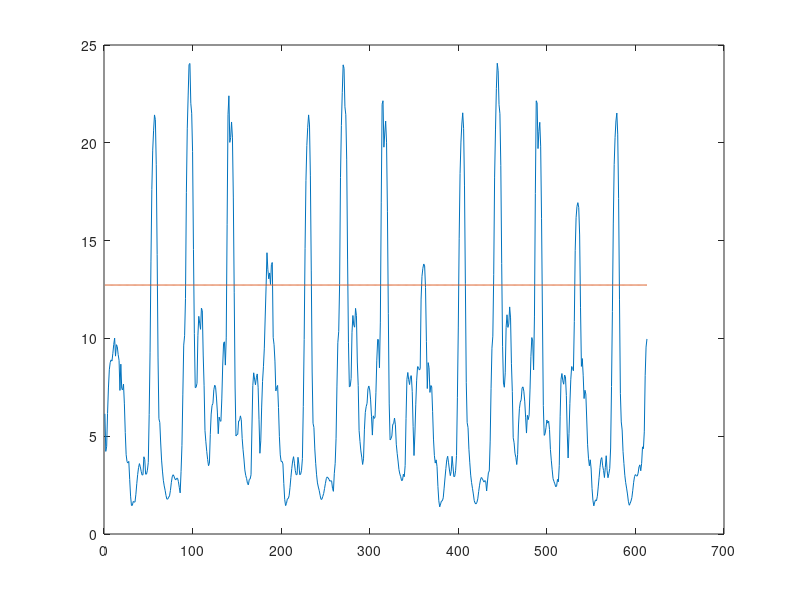

MATLAB code to generate this figure: (Note: this script raises an error after producing the figure.)
clear all
close all
% [DatosPlotsI, directorio] = uigetfile('*mat', 'Escoja el fichero I');
% load (cat(2, directorio, DatosPlotsI)); % los datos de plots
load('G_C/TB2_PRG_9_I_SCAN5_C');



I=src1.Data;
I=double(I);
I=I-mean(I);

% [DatosPlotsI, directorio] = uigetfile('*mat', 'Escoja el fichero Q');
% load (cat(2, directorio, DatosPlotsI)); % los datos de plots
load('G_C/TB2_PRG_9_Q_SCAN5_C');


Q=src1.Data;
Q=double(Q);
Q=Q-mean(Q);

% fc=input('Frecuencia de la portadora (GHz)=') 
fc = 9;
fc=fc*1e9;

%Se almacenan los datos en la Matriz A y se elimina la continua de los
%datos, valor medio

fs=src1.SampleFrequency;
% frecuencia de muestreo
N=max(size(I));
% n?mero de muestras
np=256;
% n?mero de muestras de STFT
zp=np*10;
% n?mero de muestras de la FFT, entre np y zp se rellenan con ceros
% Zero-Padding
paso=32;
M=N/paso;
% n ?mero de medidas (sin solapamiento si paso=np), 
% n?mero de slots


fdop=linspace(-fs/2,fs/2,zp);
% eje de frecuencias de la FFT

t=(0:(N-1))/fs;
%eje de tiempos


A = I + j.*Q;


cont=0;
for k=1:paso:floor(N-1.5*np)
    cont=cont+1;
    Yfft=fft(A(1,1+(k-1):np+(k-1)),zp);
    Matriz(cont,:)=Yfft;
   [Amax(cont), Imax(cont)] = max(Yfft);
end
amplitudes = abs(Amax);
halfMax = (min(amplitudes) + max(amplitudes)) / 2;
figure;
plot(amplitudes)
hold on
plot(ones(1,length(amplitudes))*halfMax)

disp('Seleccione primer punto')
x1 = ginput(1);
disp('Seleccione segundo punto')
x2 = ginput(1);
vr = input('Velocidad radial')

ancho = ((x2(1)-x1(1))/fs)*vr;